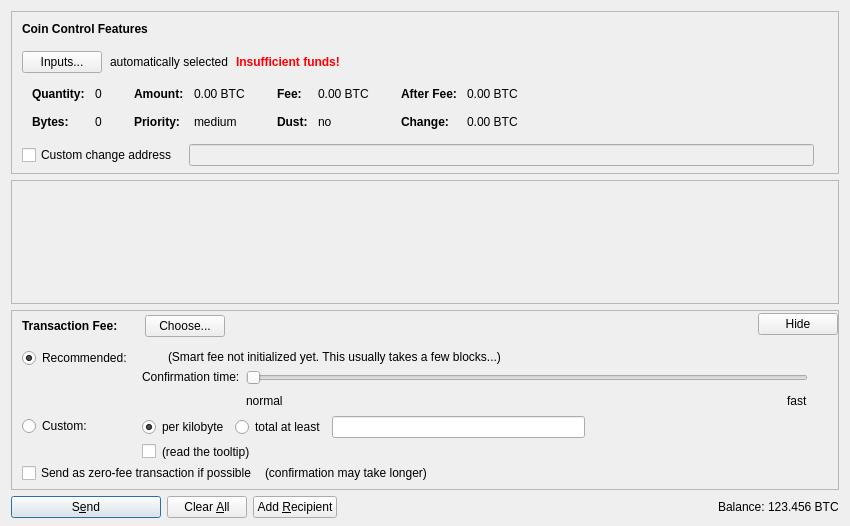
<?xml version="1.0" encoding="UTF-8"?>
<ui version="4.0">
 <class>SendCoinsDialog</class>
 <widget class="QDialog" name="SendCoinsDialog">
  <property name="geometry">
   <rect>
    <x>0</x>
    <y>0</y>
    <width>850</width>
    <height>526</height>
   </rect>
  </property>
  <property name="windowTitle">
   <string>Send Coins</string>
  </property>
  <layout class="QVBoxLayout" name="verticalLayout" stretch="0,1,0,0">
   <property name="bottomMargin">
    <number>8</number>
   </property>
   <item>
    <widget class="QFrame" name="frameCoinControl">
     <property name="sizePolicy">
      <sizepolicy hsizetype="Expanding" vsizetype="Expanding">
       <horstretch>0</horstretch>
       <verstretch>0</verstretch>
      </sizepolicy>
     </property>
     <property name="maximumSize">
      <size>
       <width>16777215</width>
       <height>16777215</height>
      </size>
     </property>
     <property name="frameShape">
      <enum>QFrame::StyledPanel</enum>
     </property>
     <property name="frameShadow">
      <enum>QFrame::Sunken</enum>
     </property>
     <layout class="QVBoxLayout" name="verticalLayoutCoinControl2">
      <property name="spacing">
       <number>0</number>
      </property>
      <property name="leftMargin">
       <number>0</number>
      </property>
      <property name="topMargin">
       <number>0</number>
      </property>
      <property name="rightMargin">
       <number>0</number>
      </property>
      <property name="bottomMargin">
       <number>6</number>
      </property>
      <item>
       <layout class="QVBoxLayout" name="verticalLayoutCoinControl" stretch="0,0,0,0,1">
        <property name="spacing">
         <number>0</number>
        </property>
        <property name="leftMargin">
         <number>10</number>
        </property>
        <property name="topMargin">
         <number>10</number>
        </property>
        <item>
         <layout class="QHBoxLayout" name="horizontalLayoutCoinControl1">
          <property name="bottomMargin">
           <number>15</number>
          </property>
          <item>
           <widget class="QLabel" name="labelCoinControlFeatures">
            <property name="sizePolicy">
             <sizepolicy hsizetype="Preferred" vsizetype="Maximum">
              <horstretch>0</horstretch>
              <verstretch>0</verstretch>
             </sizepolicy>
            </property>
            <property name="font">
             <font>
              <weight>75</weight>
              <bold>true</bold>
             </font>
            </property>
            <property name="styleSheet">
             <string notr="true">font-weight:bold;</string>
            </property>
            <property name="text">
             <string>Coin Control Features</string>
            </property>
           </widget>
          </item>
         </layout>
        </item>
        <item>
         <layout class="QHBoxLayout" name="horizontalLayoutCoinControl2" stretch="0,0,0,0">
          <property name="spacing">
           <number>8</number>
          </property>
          <property name="bottomMargin">
           <number>10</number>
          </property>
          <item>
           <widget class="QPushButton" name="pushButtonCoinControl">
            <property name="styleSheet">
             <string notr="true"/>
            </property>
            <property name="text">
             <string>Inputs...</string>
            </property>
            <property name="autoDefault">
             <bool>false</bool>
            </property>
           </widget>
          </item>
          <item>
           <widget class="QLabel" name="labelCoinControlAutomaticallySelected">
            <property name="text">
             <string>automatically selected</string>
            </property>
            <property name="margin">
             <number>5</number>
            </property>
           </widget>
          </item>
          <item>
           <widget class="QLabel" name="labelCoinControlInsuffFunds">
            <property name="font">
             <font>
              <weight>75</weight>
              <bold>true</bold>
             </font>
            </property>
            <property name="styleSheet">
             <string notr="true">color:red;font-weight:bold;</string>
            </property>
            <property name="text">
             <string>Insufficient funds!</string>
            </property>
            <property name="margin">
             <number>5</number>
            </property>
           </widget>
          </item>
          <item>
           <spacer name="horizontalSpacerCoinControl">
            <property name="orientation">
             <enum>Qt::Horizontal</enum>
            </property>
            <property name="sizeHint" stdset="0">
             <size>
              <width>40</width>
              <height>1</height>
             </size>
            </property>
           </spacer>
          </item>
         </layout>
        </item>
        <item>
         <widget class="QWidget" name="widgetCoinControl" native="true">
          <property name="sizePolicy">
           <sizepolicy hsizetype="Preferred" vsizetype="Preferred">
            <horstretch>0</horstretch>
            <verstretch>0</verstretch>
           </sizepolicy>
          </property>
          <property name="minimumSize">
           <size>
            <width>0</width>
            <height>0</height>
           </size>
          </property>
          <property name="styleSheet">
           <string notr="true"/>
          </property>
          <layout class="QHBoxLayout" name="horizontalLayoutCoinControl5">
           <property name="leftMargin">
            <number>0</number>
           </property>
           <property name="topMargin">
            <number>0</number>
           </property>
           <property name="rightMargin">
            <number>0</number>
           </property>
           <property name="bottomMargin">
            <number>0</number>
           </property>
           <item>
            <layout class="QHBoxLayout" name="horizontalLayoutCoinControl3" stretch="0,0,0,1">
             <property name="spacing">
              <number>20</number>
             </property>
             <property name="topMargin">
              <number>0</number>
             </property>
             <property name="bottomMargin">
              <number>10</number>
             </property>
             <item>
              <layout class="QFormLayout" name="formLayoutCoinControl1">
               <property name="horizontalSpacing">
                <number>10</number>
               </property>
               <property name="verticalSpacing">
                <number>14</number>
               </property>
               <property name="leftMargin">
                <number>10</number>
               </property>
               <property name="topMargin">
                <number>4</number>
               </property>
               <property name="rightMargin">
                <number>6</number>
               </property>
               <item row="0" column="0">
                <widget class="QLabel" name="labelCoinControlQuantityText">
                 <property name="font">
                  <font>
                   <weight>75</weight>
                   <bold>true</bold>
                  </font>
                 </property>
                 <property name="text">
                  <string>Quantity:</string>
                 </property>
                 <property name="margin">
                  <number>0</number>
                 </property>
                </widget>
               </item>
               <item row="0" column="1">
                <widget class="QLabel" name="labelCoinControlQuantity">
                 <property name="cursor">
                  <cursorShape>IBeamCursor</cursorShape>
                 </property>
                 <property name="contextMenuPolicy">
                  <enum>Qt::ActionsContextMenu</enum>
                 </property>
                 <property name="text">
                  <string notr="true">0</string>
                 </property>
                 <property name="margin">
                  <number>0</number>
                 </property>
                 <property name="textInteractionFlags">
                  <set>Qt::LinksAccessibleByMouse|Qt::TextSelectableByKeyboard|Qt::TextSelectableByMouse</set>
                 </property>
                </widget>
               </item>
               <item row="1" column="0">
                <widget class="QLabel" name="labelCoinControlBytesText">
                 <property name="font">
                  <font>
                   <weight>75</weight>
                   <bold>true</bold>
                  </font>
                 </property>
                 <property name="text">
                  <string>Bytes:</string>
                 </property>
                </widget>
               </item>
               <item row="1" column="1">
                <widget class="QLabel" name="labelCoinControlBytes">
                 <property name="cursor">
                  <cursorShape>IBeamCursor</cursorShape>
                 </property>
                 <property name="contextMenuPolicy">
                  <enum>Qt::ActionsContextMenu</enum>
                 </property>
                 <property name="text">
                  <string notr="true">0</string>
                 </property>
                 <property name="textInteractionFlags">
                  <set>Qt::LinksAccessibleByMouse|Qt::TextSelectableByKeyboard|Qt::TextSelectableByMouse</set>
                 </property>
                </widget>
               </item>
              </layout>
             </item>
             <item>
              <layout class="QFormLayout" name="formLayoutCoinControl2">
               <property name="horizontalSpacing">
                <number>10</number>
               </property>
               <property name="verticalSpacing">
                <number>14</number>
               </property>
               <property name="leftMargin">
                <number>6</number>
               </property>
               <property name="topMargin">
                <number>4</number>
               </property>
               <property name="rightMargin">
                <number>6</number>
               </property>
               <item row="0" column="0">
                <widget class="QLabel" name="labelCoinControlAmountText">
                 <property name="font">
                  <font>
                   <weight>75</weight>
                   <bold>true</bold>
                  </font>
                 </property>
                 <property name="text">
                  <string>Amount:</string>
                 </property>
                 <property name="margin">
                  <number>0</number>
                 </property>
                </widget>
               </item>
               <item row="0" column="1">
                <widget class="QLabel" name="labelCoinControlAmount">
                 <property name="cursor">
                  <cursorShape>IBeamCursor</cursorShape>
                 </property>
                 <property name="contextMenuPolicy">
                  <enum>Qt::ActionsContextMenu</enum>
                 </property>
                 <property name="text">
                  <string notr="true">0.00 BTC</string>
                 </property>
                 <property name="textInteractionFlags">
                  <set>Qt::LinksAccessibleByMouse|Qt::TextSelectableByKeyboard|Qt::TextSelectableByMouse</set>
                 </property>
                </widget>
               </item>
               <item row="1" column="0">
                <widget class="QLabel" name="labelCoinControlPriorityText">
                 <property name="font">
                  <font>
                   <weight>75</weight>
                   <bold>true</bold>
                  </font>
                 </property>
                 <property name="text">
                  <string>Priority:</string>
                 </property>
                </widget>
               </item>
               <item row="1" column="1">
                <widget class="QLabel" name="labelCoinControlPriority">
                 <property name="cursor">
                  <cursorShape>IBeamCursor</cursorShape>
                 </property>
                 <property name="contextMenuPolicy">
                  <enum>Qt::ActionsContextMenu</enum>
                 </property>
                 <property name="text">
                  <string notr="true">medium</string>
                 </property>
                 <property name="textInteractionFlags">
                  <set>Qt::LinksAccessibleByMouse|Qt::TextSelectableByKeyboard|Qt::TextSelectableByMouse</set>
                 </property>
                </widget>
               </item>
              </layout>
             </item>
             <item>
              <layout class="QFormLayout" name="formLayoutCoinControl3">
               <property name="horizontalSpacing">
                <number>10</number>
               </property>
               <property name="verticalSpacing">
                <number>14</number>
               </property>
               <property name="leftMargin">
                <number>6</number>
               </property>
               <property name="topMargin">
                <number>4</number>
               </property>
               <property name="rightMargin">
                <number>6</number>
               </property>
               <item row="0" column="0">
                <widget class="QLabel" name="labelCoinControlFeeText">
                 <property name="font">
                  <font>
                   <weight>75</weight>
                   <bold>true</bold>
                  </font>
                 </property>
                 <property name="text">
                  <string>Fee:</string>
                 </property>
                 <property name="margin">
                  <number>0</number>
                 </property>
                </widget>
               </item>
               <item row="0" column="1">
                <widget class="QLabel" name="labelCoinControlFee">
                 <property name="cursor">
                  <cursorShape>IBeamCursor</cursorShape>
                 </property>
                 <property name="contextMenuPolicy">
                  <enum>Qt::ActionsContextMenu</enum>
                 </property>
                 <property name="text">
                  <string notr="true">0.00 BTC</string>
                 </property>
                 <property name="textInteractionFlags">
                  <set>Qt::LinksAccessibleByMouse|Qt::TextSelectableByKeyboard|Qt::TextSelectableByMouse</set>
                 </property>
                </widget>
               </item>
               <item row="1" column="0">
                <widget class="QLabel" name="labelCoinControlLowOutputText">
                 <property name="font">
                  <font>
                   <weight>75</weight>
                   <bold>true</bold>
                  </font>
                 </property>
                 <property name="text">
                  <string>Dust:</string>
                 </property>
                </widget>
               </item>
               <item row="1" column="1">
                <widget class="QLabel" name="labelCoinControlLowOutput">
                 <property name="cursor">
                  <cursorShape>IBeamCursor</cursorShape>
                 </property>
                 <property name="contextMenuPolicy">
                  <enum>Qt::ActionsContextMenu</enum>
                 </property>
                 <property name="text">
                  <string notr="true">no</string>
                 </property>
                 <property name="textInteractionFlags">
                  <set>Qt::LinksAccessibleByMouse|Qt::TextSelectableByKeyboard|Qt::TextSelectableByMouse</set>
                 </property>
                </widget>
               </item>
              </layout>
             </item>
             <item>
              <layout class="QFormLayout" name="formLayoutCoinControl4">
               <property name="horizontalSpacing">
                <number>10</number>
               </property>
               <property name="verticalSpacing">
                <number>14</number>
               </property>
               <property name="leftMargin">
                <number>6</number>
               </property>
               <property name="topMargin">
                <number>4</number>
               </property>
               <property name="rightMargin">
                <number>6</number>
               </property>
               <item row="0" column="0">
                <widget class="QLabel" name="labelCoinControlAfterFeeText">
                 <property name="font">
                  <font>
                   <weight>75</weight>
                   <bold>true</bold>
                  </font>
                 </property>
                 <property name="text">
                  <string>After Fee:</string>
                 </property>
                 <property name="margin">
                  <number>0</number>
                 </property>
                </widget>
               </item>
               <item row="0" column="1">
                <widget class="QLabel" name="labelCoinControlAfterFee">
                 <property name="cursor">
                  <cursorShape>IBeamCursor</cursorShape>
                 </property>
                 <property name="contextMenuPolicy">
                  <enum>Qt::ActionsContextMenu</enum>
                 </property>
                 <property name="text">
                  <string notr="true">0.00 BTC</string>
                 </property>
                 <property name="textInteractionFlags">
                  <set>Qt::LinksAccessibleByMouse|Qt::TextSelectableByKeyboard|Qt::TextSelectableByMouse</set>
                 </property>
                </widget>
               </item>
               <item row="1" column="0">
                <widget class="QLabel" name="labelCoinControlChangeText">
                 <property name="font">
                  <font>
                   <weight>75</weight>
                   <bold>true</bold>
                  </font>
                 </property>
                 <property name="text">
                  <string>Change:</string>
                 </property>
                </widget>
               </item>
               <item row="1" column="1">
                <widget class="QLabel" name="labelCoinControlChange">
                 <property name="cursor">
                  <cursorShape>IBeamCursor</cursorShape>
                 </property>
                 <property name="contextMenuPolicy">
                  <enum>Qt::ActionsContextMenu</enum>
                 </property>
                 <property name="text">
                  <string notr="true">0.00 BTC</string>
                 </property>
                 <property name="textInteractionFlags">
                  <set>Qt::LinksAccessibleByMouse|Qt::TextSelectableByKeyboard|Qt::TextSelectableByMouse</set>
                 </property>
                </widget>
               </item>
              </layout>
             </item>
            </layout>
           </item>
          </layout>
         </widget>
        </item>
        <item>
         <layout class="QHBoxLayout" name="horizontalLayoutCoinControl4" stretch="0,0,0">
          <property name="spacing">
           <number>12</number>
          </property>
          <property name="sizeConstraint">
           <enum>QLayout::SetDefaultConstraint</enum>
          </property>
          <property name="topMargin">
           <number>5</number>
          </property>
          <property name="rightMargin">
           <number>5</number>
          </property>
          <item>
           <widget class="QCheckBox" name="checkBoxCoinControlChange">
            <property name="toolTip">
             <string>If this is activated, but the change address is empty or invalid, change will be sent to a newly generated address.</string>
            </property>
            <property name="text">
             <string>Custom change address</string>
            </property>
           </widget>
          </item>
          <item>
           <widget class="QValidatedLineEdit" name="lineEditCoinControlChange">
            <property name="enabled">
             <bool>false</bool>
            </property>
            <property name="sizePolicy">
             <sizepolicy hsizetype="Expanding" vsizetype="Fixed">
              <horstretch>0</horstretch>
              <verstretch>0</verstretch>
             </sizepolicy>
            </property>
           </widget>
          </item>
          <item>
           <widget class="QLabel" name="labelCoinControlChangeLabel">
            <property name="sizePolicy">
             <sizepolicy hsizetype="Preferred" vsizetype="Expanding">
              <horstretch>0</horstretch>
              <verstretch>0</verstretch>
             </sizepolicy>
            </property>
            <property name="minimumSize">
             <size>
              <width>0</width>
              <height>0</height>
             </size>
            </property>
            <property name="text">
             <string/>
            </property>
            <property name="margin">
             <number>3</number>
            </property>
           </widget>
          </item>
         </layout>
        </item>
        <item>
         <spacer name="verticalSpacerCoinControl">
          <property name="orientation">
           <enum>Qt::Vertical</enum>
          </property>
          <property name="sizeHint" stdset="0">
           <size>
            <width>800</width>
            <height>1</height>
           </size>
          </property>
         </spacer>
        </item>
       </layout>
      </item>
     </layout>
    </widget>
   </item>
   <item>
    <widget class="QScrollArea" name="scrollArea">
     <property name="widgetResizable">
      <bool>true</bool>
     </property>
     <widget class="QWidget" name="scrollAreaWidgetContents">
      <property name="geometry">
       <rect>
        <x>0</x>
        <y>0</y>
        <width>830</width>
        <height>68</height>
       </rect>
      </property>
      <layout class="QVBoxLayout" name="verticalLayout_2" stretch="0,1">
       <property name="leftMargin">
        <number>0</number>
       </property>
       <property name="topMargin">
        <number>0</number>
       </property>
       <property name="rightMargin">
        <number>0</number>
       </property>
       <property name="bottomMargin">
        <number>0</number>
       </property>
       <item>
        <layout class="QVBoxLayout" name="entries">
         <property name="spacing">
          <number>6</number>
         </property>
        </layout>
       </item>
       <item>
        <spacer name="verticalSpacer">
         <property name="orientation">
          <enum>Qt::Vertical</enum>
         </property>
         <property name="sizeHint" stdset="0">
          <size>
           <width>20</width>
           <height>40</height>
          </size>
         </property>
        </spacer>
       </item>
      </layout>
     </widget>
    </widget>
   </item>
   <item>
    <widget class="QFrame" name="frameFee">
     <property name="sizePolicy">
      <sizepolicy hsizetype="Expanding" vsizetype="Expanding">
       <horstretch>0</horstretch>
       <verstretch>0</verstretch>
      </sizepolicy>
     </property>
     <property name="maximumSize">
      <size>
       <width>16777215</width>
       <height>16777215</height>
      </size>
     </property>
     <property name="frameShape">
      <enum>QFrame::StyledPanel</enum>
     </property>
     <property name="frameShadow">
      <enum>QFrame::Sunken</enum>
     </property>
     <layout class="QVBoxLayout" name="verticalLayoutFee1">
      <property name="spacing">
       <number>0</number>
      </property>
      <property name="leftMargin">
       <number>0</number>
      </property>
      <property name="topMargin">
       <number>0</number>
      </property>
      <property name="rightMargin">
       <number>0</number>
      </property>
      <property name="bottomMargin">
       <number>0</number>
      </property>
      <item>
       <layout class="QVBoxLayout" name="verticalLayoutFee2" stretch="0,0,0">
        <property name="spacing">
         <number>0</number>
        </property>
        <property name="leftMargin">
         <number>10</number>
        </property>
        <property name="topMargin">
         <number>0</number>
        </property>
        <item>
         <layout class="QHBoxLayout" name="horizontalLayoutFee1">
          <property name="bottomMargin">
           <number>0</number>
          </property>
          <item>
           <layout class="QVBoxLayout" name="verticalLayoutFee7">
            <property name="spacing">
             <number>0</number>
            </property>
            <item>
             <spacer name="verticalSpacerSmartFee">
              <property name="orientation">
               <enum>Qt::Vertical</enum>
              </property>
              <property name="sizeType">
               <enum>QSizePolicy::Fixed</enum>
              </property>
              <property name="sizeHint" stdset="0">
               <size>
                <width>1</width>
                <height>4</height>
               </size>
              </property>
             </spacer>
            </item>
            <item>
             <layout class="QHBoxLayout" name="horizontalLayoutSmartFee">
              <property name="spacing">
               <number>10</number>
              </property>
              <item>
               <widget class="QLabel" name="labelFeeHeadline">
                <property name="sizePolicy">
                 <sizepolicy hsizetype="Preferred" vsizetype="Maximum">
                  <horstretch>0</horstretch>
                  <verstretch>0</verstretch>
                 </sizepolicy>
                </property>
                <property name="font">
                 <font>
                  <weight>75</weight>
                  <bold>true</bold>
                 </font>
                </property>
                <property name="styleSheet">
                 <string notr="true">font-weight:bold;</string>
                </property>
                <property name="text">
                 <string>Transaction Fee:</string>
                </property>
               </widget>
              </item>
              <item>
               <widget class="QLabel" name="labelFeeMinimized">
                <property name="text">
                 <string/>
                </property>
               </widget>
              </item>
              <item>
               <widget class="QPushButton" name="buttonChooseFee">
                <property name="text">
                 <string>Choose...</string>
                </property>
               </widget>
              </item>
             </layout>
            </item>
            <item>
             <spacer name="verticalSpacer_5">
              <property name="orientation">
               <enum>Qt::Vertical</enum>
              </property>
              <property name="sizeHint" stdset="0">
               <size>
                <width>1</width>
                <height>1</height>
               </size>
              </property>
             </spacer>
            </item>
           </layout>
          </item>
          <item>
           <spacer name="horizontalSpacer_4">
            <property name="orientation">
             <enum>Qt::Horizontal</enum>
            </property>
            <property name="sizeHint" stdset="0">
             <size>
              <width>40</width>
              <height>20</height>
             </size>
            </property>
           </spacer>
          </item>
          <item>
           <widget class="QPushButton" name="buttonMinimizeFee">
            <property name="toolTip">
             <string>collapse fee-settings</string>
            </property>
            <property name="text">
             <string>Hide</string>
            </property>
           </widget>
          </item>
         </layout>
        </item>
        <item>
         <widget class="QFrame" name="frameFeeSelection">
          <layout class="QVBoxLayout" name="verticalLayoutFee12">
           <property name="spacing">
            <number>0</number>
           </property>
           <property name="leftMargin">
            <number>0</number>
           </property>
           <property name="topMargin">
            <number>0</number>
           </property>
           <property name="rightMargin">
            <number>0</number>
           </property>
           <property name="bottomMargin">
            <number>0</number>
           </property>
           <item>
            <layout class="QGridLayout" name="gridLayoutFee">
             <property name="topMargin">
              <number>10</number>
             </property>
             <property name="bottomMargin">
              <number>4</number>
             </property>
             <property name="horizontalSpacing">
              <number>10</number>
             </property>
             <property name="verticalSpacing">
              <number>4</number>
             </property>
             <item row="1" column="1">
              <layout class="QVBoxLayout" name="verticalLayoutFee8">
               <property name="spacing">
                <number>6</number>
               </property>
               <item>
                <layout class="QHBoxLayout" name="horizontalLayoutFee13">
                 <item>
                  <widget class="QRadioButton" name="radioCustomPerKilobyte">
                   <property name="toolTip">
                    <string>If the custom fee is set to 1000 satoshis and the transaction is only 250 bytes, then &quot;per kilobyte&quot; only pays 250 satoshis in fee, while &quot;total at least&quot; pays 1000 satoshis. For transactions bigger than a kilobyte both pay by kilobyte.</string>
                   </property>
                   <property name="text">
                    <string>per kilobyte</string>
                   </property>
                   <property name="checked">
                    <bool>true</bool>
                   </property>
                   <attribute name="buttonGroup">
                    <string notr="true">groupCustomFee</string>
                   </attribute>
                  </widget>
                 </item>
                 <item>
                  <widget class="QRadioButton" name="radioCustomAtLeast">
                   <property name="toolTip">
                    <string>If the custom fee is set to 1000 satoshis and the transaction is only 250 bytes, then &quot;per kilobyte&quot; only pays 250 satoshis in fee, while &quot;total at least&quot; pays 1000 satoshis. For transactions bigger than a kilobyte both pay by kilobyte.</string>
                   </property>
                   <property name="text">
                    <string>total at least</string>
                   </property>
                   <attribute name="buttonGroup">
                    <string notr="true">groupCustomFee</string>
                   </attribute>
                  </widget>
                 </item>
                 <item>
                  <widget class="VeriCoinAmountField" name="customFee"/>
                 </item>
                 <item>
                  <spacer name="horizontalSpacer_6">
                   <property name="orientation">
                    <enum>Qt::Horizontal</enum>
                   </property>
                   <property name="sizeHint" stdset="0">
                    <size>
                     <width>1</width>
                     <height>1</height>
                    </size>
                   </property>
                  </spacer>
                 </item>
                </layout>
               </item>
               <item>
                <layout class="QHBoxLayout" name="horizontalLayoutFee8">
                 <item>
                  <widget class="QCheckBox" name="checkBoxMinimumFee">
                   <property name="toolTip">
                    <string>Paying only the minimum fee is just fine as long as there is less transaction volume than space in the blocks. But be aware that this can end up in a never confirming transaction once there is more demand for bitcoin transactions than the network can process.</string>
                   </property>
                   <property name="text">
                    <string/>
                   </property>
                  </widget>
                 </item>
                 <item>
                  <widget class="QLabel" name="labelMinFeeWarning">
                   <property name="enabled">
                    <bool>true</bool>
                   </property>
                   <property name="toolTip">
                    <string>Paying only the minimum fee is just fine as long as there is less transaction volume than space in the blocks. But be aware that this can end up in a never confirming transaction once there is more demand for bitcoin transactions than the network can process.</string>
                   </property>
                   <property name="text">
                    <string>(read the tooltip)</string>
                   </property>
                   <property name="margin">
                    <number>5</number>
                   </property>
                  </widget>
                 </item>
                 <item>
                  <spacer name="horizontalSpacer_2">
                   <property name="orientation">
                    <enum>Qt::Horizontal</enum>
                   </property>
                   <property name="sizeHint" stdset="0">
                    <size>
                     <width>1</width>
                     <height>1</height>
                    </size>
                   </property>
                  </spacer>
                 </item>
                </layout>
               </item>
              </layout>
             </item>
             <item row="0" column="0">
              <layout class="QVBoxLayout" name="verticalLayoutFee4" stretch="0,1">
               <item>
                <widget class="QRadioButton" name="radioSmartFee">
                 <property name="text">
                  <string>Recommended:</string>
                 </property>
                 <property name="checked">
                  <bool>true</bool>
                 </property>
                 <attribute name="buttonGroup">
                  <string notr="true">groupFee</string>
                 </attribute>
                </widget>
               </item>
               <item>
                <spacer name="verticalSpacer_2">
                 <property name="orientation">
                  <enum>Qt::Vertical</enum>
                 </property>
                 <property name="sizeHint" stdset="0">
                  <size>
                   <width>1</width>
                   <height>1</height>
                  </size>
                 </property>
                </spacer>
               </item>
              </layout>
             </item>
             <item row="1" column="0">
              <layout class="QVBoxLayout" name="verticalLayoutFee9" stretch="0,1">
               <item>
                <widget class="QRadioButton" name="radioCustomFee">
                 <property name="text">
                  <string>Custom:</string>
                 </property>
                 <attribute name="buttonGroup">
                  <string notr="true">groupFee</string>
                 </attribute>
                </widget>
               </item>
               <item>
                <spacer name="verticalSpacer_6">
                 <property name="orientation">
                  <enum>Qt::Vertical</enum>
                 </property>
                 <property name="sizeHint" stdset="0">
                  <size>
                   <width>1</width>
                   <height>1</height>
                  </size>
                 </property>
                </spacer>
               </item>
              </layout>
             </item>
             <item row="0" column="1">
              <layout class="QVBoxLayout" name="verticalLayoutFee3" stretch="0,0,1">
               <property name="spacing">
                <number>6</number>
               </property>
               <property name="topMargin">
                <number>2</number>
               </property>
               <item>
                <layout class="QHBoxLayout" name="horizontalLayoutFee12">
                 <item>
                  <widget class="QLabel" name="labelSmartFee">
                   <property name="text">
                    <string/>
                   </property>
                   <property name="margin">
                    <number>2</number>
                   </property>
                  </widget>
                 </item>
                 <item>
                  <widget class="QLabel" name="labelFeeEstimation">
                   <property name="text">
                    <string/>
                   </property>
                  </widget>
                 </item>
                 <item>
                  <widget class="QLabel" name="labelSmartFee2">
                   <property name="text">
                    <string>(Smart fee not initialized yet. This usually takes a few blocks...)</string>
                   </property>
                   <property name="margin">
                    <number>2</number>
                   </property>
                  </widget>
                 </item>
                 <item>
                  <spacer name="horizontalSpacer_5">
                   <property name="orientation">
                    <enum>Qt::Horizontal</enum>
                   </property>
                   <property name="sizeHint" stdset="0">
                    <size>
                     <width>1</width>
                     <height>1</height>
                    </size>
                   </property>
                  </spacer>
                 </item>
                </layout>
               </item>
               <item>
                <layout class="QHBoxLayout" name="horizontalLayoutFee9">
                 <item>
                  <layout class="QVBoxLayout" name="verticalLayoutFee6">
                   <item>
                    <widget class="QLabel" name="labelSmartFee3">
                     <property name="text">
                      <string>Confirmation time:</string>
                     </property>
                     <property name="margin">
                      <number>2</number>
                     </property>
                    </widget>
                   </item>
                   <item>
                    <spacer name="verticalSpacer_3">
                     <property name="orientation">
                      <enum>Qt::Vertical</enum>
                     </property>
                     <property name="sizeHint" stdset="0">
                      <size>
                       <width>1</width>
                       <height>1</height>
                      </size>
                     </property>
                    </spacer>
                   </item>
                  </layout>
                 </item>
                 <item>
                  <layout class="QVBoxLayout" name="verticalLayoutFee5">
                   <property name="rightMargin">
                    <number>30</number>
                   </property>
                   <item>
                    <widget class="QSlider" name="sliderSmartFee">
                     <property name="minimum">
                      <number>0</number>
                     </property>
                     <property name="maximum">
                      <number>24</number>
                     </property>
                     <property name="pageStep">
                      <number>1</number>
                     </property>
                     <property name="value">
                      <number>0</number>
                     </property>
                     <property name="orientation">
                      <enum>Qt::Horizontal</enum>
                     </property>
                     <property name="invertedAppearance">
                      <bool>false</bool>
                     </property>
                     <property name="invertedControls">
                      <bool>false</bool>
                     </property>
                     <property name="tickPosition">
                      <enum>QSlider::NoTicks</enum>
                     </property>
                    </widget>
                   </item>
                   <item>
                    <layout class="QHBoxLayout" name="horizontalLayoutFee10">
                     <item>
                      <widget class="QLabel" name="labelSmartFeeNormal">
                       <property name="text">
                        <string>normal</string>
                       </property>
                      </widget>
                     </item>
                     <item>
                      <spacer name="horizontalSpacer_3">
                       <property name="orientation">
                        <enum>Qt::Horizontal</enum>
                       </property>
                       <property name="sizeHint" stdset="0">
                        <size>
                         <width>40</width>
                         <height>20</height>
                        </size>
                       </property>
                      </spacer>
                     </item>
                     <item>
                      <widget class="QLabel" name="labelSmartFeeFast">
                       <property name="text">
                        <string>fast</string>
                       </property>
                      </widget>
                     </item>
                    </layout>
                   </item>
                  </layout>
                 </item>
                </layout>
               </item>
               <item>
                <spacer name="verticalSpacer_4">
                 <property name="orientation">
                  <enum>Qt::Vertical</enum>
                 </property>
                 <property name="sizeHint" stdset="0">
                  <size>
                   <width>1</width>
                   <height>1</height>
                  </size>
                 </property>
                </spacer>
               </item>
              </layout>
             </item>
            </layout>
           </item>
           <item>
            <layout class="QHBoxLayout" name="horizontalLayoutFee5" stretch="0,0,0">
             <property name="spacing">
              <number>8</number>
             </property>
             <property name="bottomMargin">
              <number>4</number>
             </property>
             <item>
              <widget class="QCheckBox" name="checkBoxFreeTx">
               <property name="text">
                <string>Send as zero-fee transaction if possible</string>
               </property>
              </widget>
             </item>
             <item>
              <widget class="QLabel" name="labelFreeTx">
               <property name="text">
                <string>(confirmation may take longer)</string>
               </property>
               <property name="margin">
                <number>5</number>
               </property>
              </widget>
             </item>
             <item>
              <spacer name="horizontalSpacerFee5">
               <property name="orientation">
                <enum>Qt::Horizontal</enum>
               </property>
               <property name="sizeHint" stdset="0">
                <size>
                 <width>1</width>
                 <height>1</height>
                </size>
               </property>
              </spacer>
             </item>
            </layout>
           </item>
           <item>
            <spacer name="verticalSpacerFee2">
             <property name="orientation">
              <enum>Qt::Vertical</enum>
             </property>
             <property name="sizeHint" stdset="0">
              <size>
               <width>1</width>
               <height>1</height>
              </size>
             </property>
            </spacer>
           </item>
          </layout>
         </widget>
        </item>
        <item>
         <spacer name="verticalSpacerFee">
          <property name="orientation">
           <enum>Qt::Vertical</enum>
          </property>
          <property name="sizeHint" stdset="0">
           <size>
            <width>800</width>
            <height>1</height>
           </size>
          </property>
         </spacer>
        </item>
       </layout>
      </item>
     </layout>
    </widget>
   </item>
   <item>
    <layout class="QHBoxLayout" name="horizontalLayout">
     <item>
      <widget class="QPushButton" name="sendButton">
       <property name="minimumSize">
        <size>
         <width>150</width>
         <height>0</height>
        </size>
       </property>
       <property name="toolTip">
        <string>Confirm the send action</string>
       </property>
       <property name="text">
        <string>S&amp;end</string>
       </property>
       <property name="icon">
        <iconset resource="../bitcoin.qrc">
         <normaloff>:/icons/send</normaloff>:/icons/send</iconset>
       </property>
       <property name="autoDefault">
        <bool>false</bool>
       </property>
       <property name="default">
        <bool>true</bool>
       </property>
      </widget>
     </item>
     <item>
      <widget class="QPushButton" name="clearButton">
       <property name="sizePolicy">
        <sizepolicy hsizetype="Minimum" vsizetype="Fixed">
         <horstretch>0</horstretch>
         <verstretch>0</verstretch>
        </sizepolicy>
       </property>
       <property name="toolTip">
        <string>Clear all fields of the form.</string>
       </property>
       <property name="text">
        <string>Clear &amp;All</string>
       </property>
       <property name="icon">
        <iconset resource="../bitcoin.qrc">
         <normaloff>:/icons/remove</normaloff>:/icons/remove</iconset>
       </property>
       <property name="autoDefault">
        <bool>false</bool>
       </property>
      </widget>
     </item>
     <item>
      <widget class="QPushButton" name="addButton">
       <property name="toolTip">
        <string>Send to multiple recipients at once</string>
       </property>
       <property name="text">
        <string>Add &amp;Recipient</string>
       </property>
       <property name="icon">
        <iconset resource="../bitcoin.qrc">
         <normaloff>:/icons/add</normaloff>:/icons/add</iconset>
       </property>
       <property name="autoDefault">
        <bool>false</bool>
       </property>
      </widget>
     </item>
     <item>
      <spacer name="horizontalSpacer">
       <property name="orientation">
        <enum>Qt::Horizontal</enum>
       </property>
       <property name="sizeHint" stdset="0">
        <size>
         <width>40</width>
         <height>20</height>
        </size>
       </property>
      </spacer>
     </item>
     <item>
      <layout class="QHBoxLayout" name="horizontalLayout_2">
       <property name="spacing">
        <number>3</number>
       </property>
       <item>
        <widget class="QLabel" name="label">
         <property name="sizePolicy">
          <sizepolicy hsizetype="Preferred" vsizetype="Fixed">
           <horstretch>0</horstretch>
           <verstretch>0</verstretch>
          </sizepolicy>
         </property>
         <property name="text">
          <string>Balance:</string>
         </property>
        </widget>
       </item>
       <item>
        <widget class="QLabel" name="labelBalance">
         <property name="sizePolicy">
          <sizepolicy hsizetype="Preferred" vsizetype="Fixed">
           <horstretch>0</horstretch>
           <verstretch>0</verstretch>
          </sizepolicy>
         </property>
         <property name="cursor">
          <cursorShape>IBeamCursor</cursorShape>
         </property>
         <property name="text">
          <string notr="true">123.456 BTC</string>
         </property>
         <property name="textInteractionFlags">
          <set>Qt::LinksAccessibleByMouse|Qt::TextSelectableByKeyboard|Qt::TextSelectableByMouse</set>
         </property>
        </widget>
       </item>
      </layout>
     </item>
    </layout>
   </item>
  </layout>
 </widget>
 <customwidgets>
  <customwidget>
   <class>QValidatedLineEdit</class>
   <extends>QLineEdit</extends>
   <header>qvalidatedlineedit.h</header>
  </customwidget>
  <customwidget>
   <class>VeriCoinAmountField</class>
   <extends>QLineEdit</extends>
   <header>bitcoinamountfield.h</header>
   <container>1</container>
  </customwidget>
 </customwidgets>
 <resources>
  <include location="../bitcoin.qrc"/>
 </resources>
 <connections/>
 <buttongroups>
  <buttongroup name="groupFee"/>
  <buttongroup name="groupCustomFee"/>
 </buttongroups>
</ui>
